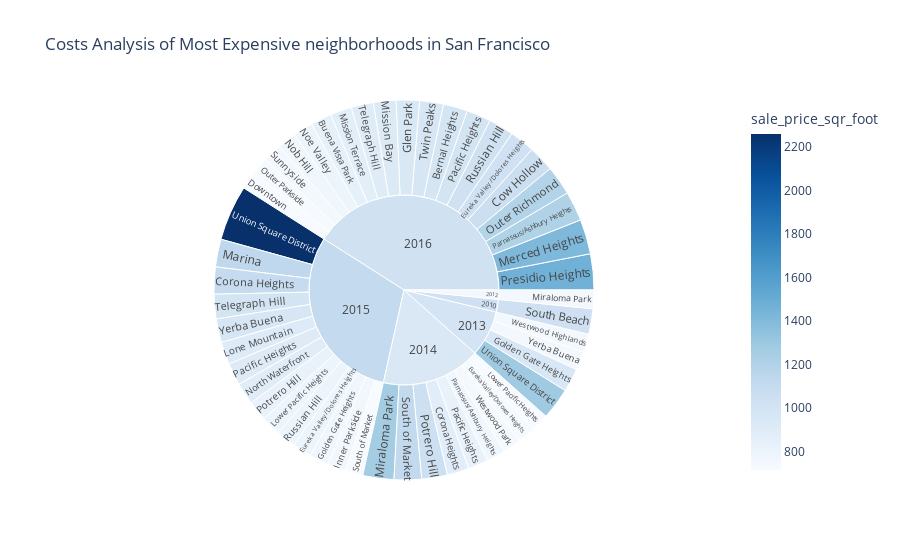

The notebook cell saved with this chart:
### Code cell
px.sunburst(
    top_10_expensive_byyear1
    , path=['year','neighborhood']
    , values='sale_price_sqr_foot'
    , color ='sale_price_sqr_foot'
    , color_continuous_scale = px.colors.sequential.Blues
    , title = "Costs Analysis of Most Expensive neighborhoods in San Francisco"
    , height = 500
)

### Figure 1 — Plotly figure (JSON) as saved in the notebook; plotly's stock layout.template omitted (floating-point values rounded to 4 significant figures)
{"data": [{"branchvalues": "total", "customdata": [[986.8], [851.4], [888.2], [1101.0], [1059.0], [718.8], [729.0], [790.2], [1027.0], [945.6], [956.2], [772.7], [762.5], [918.3], [716.4], [800.0], [1133.0], [1417.0], [756.2], [1268.0], [924.6], [879.0], [777.0], [799.5], [890.9], [732.7], [1197.0], [824.7], [910.2], [996.4], [773.4], [1208.0], [1045.0], [821.3], [1466.0], [793.3], [1024.0], [1037.0], [1120.0], [717.1], [751.2], [997.0], [903.0], [970.1], [1290.0], [2259.0], [747.3], [743.0], [753.0], [963.5], [1037.0], [756.2], [988.8], [939.6], [1110.0], [1024.0]], "domain": {"x": [0, 1], "y": [0, 1]}, "hovertemplate": "labels=%{label}<br>sale_price_sqr_foot_sum=%{value}<br>parent=%{parent}<br>id=%{id}<br>sale_price_sqr_foot=%{color}<extra></extra>", "ids": ["2016/Bernal Heights ", "2016/Buena Vista Park", "2014/Corona Heights", "2015/Corona Heights", "2016/Cow Hollow", "2016/Downtown ", "2014/Eureka Valley/Dolores Heights", "2015/Eureka Valley/Dolores Heights", "2016/Eureka Valley/Dolores Heights", "2016/Glen Park", "2013/Golden Gate Heights", "2015/Golden Gate Heights", "2015/Inner Parkside", "2015/Lone Mountain", "2014/Lower Pacific Heights", "2015/Lower Pacific Heights", "2015/Marina", "2016/Merced Heights", "2012/Miraloma Park", "2014/Miraloma Park", "2016/Mission Bay", "2016/Mission Terrace", "2016/Nob Hill", "2016/Noe Valley", "2015/North Waterfront", "2016/Outer Parkside", "2016/Outer Richmond ", "2014/Pacific Heights", "2015/Pacific Heights", "2016/Pacific Heights", "2014/Parnassus/Ashbury Heights", "2016/Parnassus/Ashbury Heights", "2014/Potrero Hill", "2015/Potrero Hill", "2016/Presidio Heights", "2015/Russian Hill", "2016/Russian Hill", "2010/South Beach", "2014/South of Market", "2015/South of Market", "2016/Sunnyside", "2015/Telegraph Hill", "2016/Telegraph Hill", "2016/Twin Peaks", "2013/Union Square District", "2015/Union Square District", "2013/Westwood Highlands", "2014/Westwood Park", "2013/Yerba Buena", "2015/Yerba Buena", "2010", "2012", "2013", "2014", "2015", "2016"], "labels": ["Bernal Heights ", "Buena Vista Park", "Corona Heights", "Corona Heights", "Cow Hollow", "Downtown ", "Eureka Valley/Dolores Heights", "Eureka Valley/Dolores Heights", "Eureka Valley/Dolores Heights", "Glen Park", "Golden Gate Heights", "Golden Gate Heights", "Inner Parkside", "Lone Mountain", "Lower Pacific Heights", "Lower Pacific Heights", "Marina", "Merced Heights", "Miraloma Park", "Miraloma Park", "Mission Bay", "Mission Terrace", "Nob Hill", "Noe Valley", "North Waterfront", "Outer Parkside", "Outer Richmond ", "Pacific Heights", "Pacific Heights", "Pacific Heights", "Parnassus/Ashbury Heights", "Parnassus/Ashbury Heights", "Potrero Hill", "Potrero Hill", "Presidio Heights", "Russian Hill", "Russian Hill", "South Beach", "South of Market", "South of Market", "Sunnyside", "Telegraph Hill", "Telegraph Hill", "Twin Peaks", "Union Square District", "Union Square District", "Westwood Highlands", "Westwood Park", "Yerba Buena", "Yerba Buena", "2010", "2012", "2013", "2014", "2015", "2016"], "marker": {"coloraxis": "coloraxis", "colors": [986.8, 851.4, 888.2, 1101.0, 1059.0, 718.8, 729.0, 790.2, 1027.0, 945.6, 956.2, 772.7, 762.5, 918.3, 716.4, 800.0, 1133.0, 1417.0, 756.2, 1268.0, 924.6, 879.0, 777.0, 799.5, 890.9, 732.7, 1197.0, 824.7, 910.2, 996.4, 773.4, 1208.0, 1045.0, 821.3, 1466.0, 793.3, 1024.0, 1037.0, 1120.0, 717.1, 751.2, 997.0, 903.0, 970.1, 1290.0, 2259.0, 747.3, 743.0, 753.0, 963.5, 1037.0, 756.2, 988.8, 939.6, 1110.0, 1024.0]}, "name": "", "parents": ["2016", "2016", "2014", "2015", "2016", "2016", "2014", "2015", "2016", "2016", "2013", "2015", "2015", "2015", "2014", "2015", "2015", "2016", "2012", "2014", "2016", "2016", "2016", "2016", "2015", "2016", "2016", "2014", "2015", "2016", "2014", "2016", "2014", "2015", "2016", "2015", "2016", "2010", "2014", "2015", "2016", "2015", "2016", "2016", "2013", "2015", "2013", "2014", "2013", "2015", "", "", "", "", "", ""], "type": "sunburst", "values": [986.8, 851.4, 888.2, 1101.0, 1059.0, 718.8, 729.0, 790.2, 1027.0, 945.6, 956.2, 772.7, 762.5, 918.3, 716.4, 800.0, 1133.0, 1417.0, 756.2, 1268.0, 924.6, 879.0, 777.0, 799.5, 890.9, 732.7, 1197.0, 824.7, 910.2, 996.4, 773.4, 1208.0, 1045.0, 821.3, 1466.0, 793.3, 1024.0, 1037.0, 1120.0, 717.1, 751.2, 997.0, 903.0, 970.1, 1290.0, 2259.0, 747.3, 743.0, 753.0, 963.5, 1037.0, 756.2, 3747.0, 8107.0, 14630.0, 19630.0]}], "layout": {"autosize": true, "coloraxis": {"colorbar": {"title": {"text": "sale_price_sqr_foot"}}, "colorscale": [[0, "rgb(247,251,255)"], [0.125, "rgb(222,235,247)"], [0.25, "rgb(198,219,239)"], [0.375, "rgb(158,202,225)"], [0.5, "rgb(107,174,214)"], [0.625, "rgb(66,146,198)"], [0.75, "rgb(33,113,181)"], [0.875, "rgb(8,81,156)"], [1, "rgb(8,48,107)"]]}, "legend": {"tracegroupgap": 0}, "title": {"text": "Costs Analysis of Most Expensive neighborhoods in San Francisco"}}}
